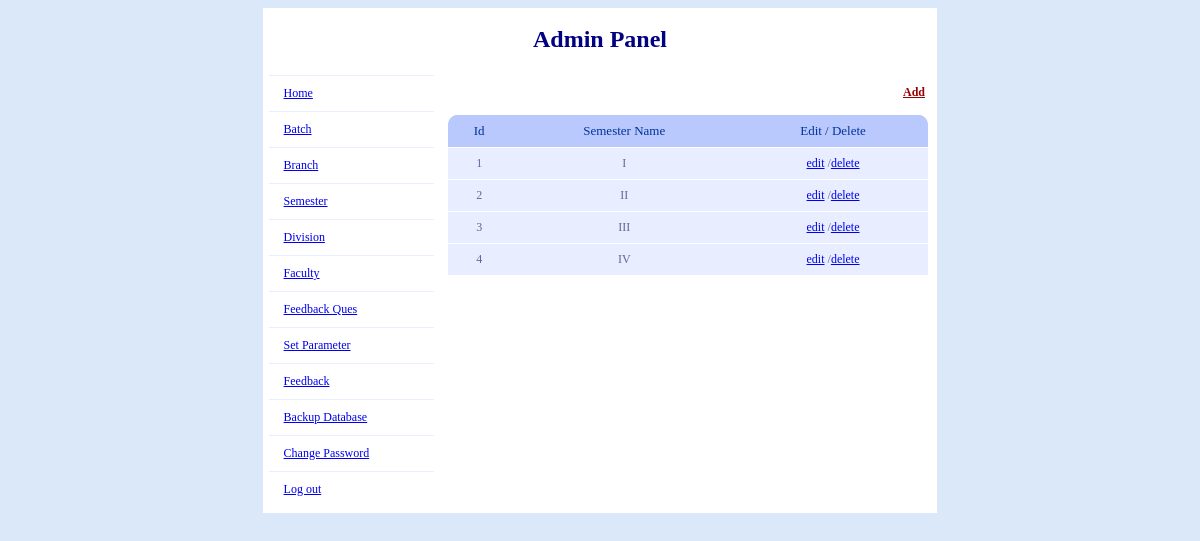
/Source/feedback/admin/semester.php (signed in), run on the app's committed database.
### tables this page shows
CREATE TABLE IF NOT EXISTS `semester_master` (
  `sem_id` int(20) NOT NULL AUTO_INCREMENT,
  `sem_name` varchar(255) NOT NULL,
  PRIMARY KEY (`sem_id`)
);

### Source/feedback/admin/semester.php (the view, shortened to what this page needs)
<!DOCTYPE html PUBLIC "-//W3C//DTD XHTML 1.0 Transitional//EN" "http://www.w3.org/TR/xhtml1/DTD/xhtml1-transitional.dtd">
<html xmlns="http://www.w3.org/1999/xhtml">
<head>
<link rel="stylesheet" type="text/css" href="includes/style.css" />
</head>
<body>
<table width="57%" align="center" border="0" cellpadding="0" cellspacing="1">
<?php include('admin_panel_heading.php'); ?>
<tr>
<td width="22%" bgcolor="#FFFFFF">
<? include('left_side.php');?>
</td>
<td width="78%" align="center" valign="top" bgcolor="#FFFFFF">
<p>
  <table width="480px"><tr><td><div align="right"><a href='add_semester.php' class="button" >Add</a></div></td></tr></table>
</p>
<table width="100%" id="rounded-corner" border="0" align="center" cellpadding="0" cellspacing="0" >
<thead>
<tr>
	<th align="center" scope="col" class="rounded-company">Id</th>
	<th align="center" scope="col" class="rounded-q1">Semester Name</th>
	<th align="center" scope="col" class="rounded-q4">Edit / Delete</th>
</tr>
</thead>
<?php
        $result = mysql_query("SELECT * FROM semester_master ORDER BY sem_id");
		$i=1;
		if(mysql_num_rows($result)>0)
		{
			 while($myrow = mysql_fetch_array($result))
			 {
			   echo '<tr>';
			   echo "<td align=center>".$i."</td>";$i++;
			   echo "<td align=center>".$myrow['sem_name']."</td>";
			   echo "<td align=center>"."<a href=\"edit_semester.php?sem_id=$myrow[sem_id]\">edit</a> /"."<a href=\"delete_semester.php?sem_id=$myrow[sem_id]\">delete</a>"."</td>";
			  echo '</tr>';
			 }
		}
		else
		{
			echo '<tr><td colspan=3 align=center>No record found!</td></tr>';
		}
?>
</table>
</td>
</tr>
</table>
</body>
</html>

### Source/feedback/admin/includes/style.css (style rules this page uses)
body, table, tr, td { font-family:verdana; font-size:12px; background-color:#DBE8F9; color:navy; }
.button { color: #900; font-weight: bold; }
table, tr, td { background-color: #FFF; }
#rounded-corner { font-family: "Lucida Sans Unicode", "Lucida Grande", Sans-Serif; font-size: 12px; margin: 5px; width: 480px; text-align: left; border-collapse: collapse; }
#rounded-corner thead th.rounded-company { background: #b9c9fe url('../images/left.png') left -1px no-repeat; }
#rounded-corner thead th.rounded-q4 { background: #b9c9fe url('../images/right.png') right -1px no-repeat; }
#rounded-corner th { padding: 8px; font-weight: normal; font-size: 13px; color: #039; background: #b9c9fe; }
#rounded-corner td { padding: 8px; background: #e8edff; border-top: 1px solid #fff; color: #669; }

### data on the page
semester_master: sem_name "I"
semester_master: sem_name "II"
semester_master: sem_name "III"
semester_master: sem_name "IV"
